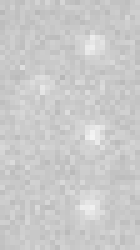
%> input picture spotDetector/testImage.tif, 28 x 50 px (shown 5 times larger)
$ octave spotDetectorDemo.m   (GNU Octave 9; MATLAB toolbox functions it lacks are replaced by stand-ins)
%> lines starting %> are read from the running program, lines starting %| are printed output that depends on the picture; in (x1, y1, x2, y2) boxes, pixels count from 0 and x2, y2 are one past the last pixel; in counts of white or black regions, pixels touching at a corner belong together; the program's own positions count from 1
### spotDetector/spotDetector.m
% [frameInfo imgDenoised] = spotDetector(img, S, dthreshold, postProcLevel)
%
% Performs detection of local intensity clusters through a combination of
% multiscale products and denoising by iterative filtering from
% significant coefficients:
% Olivo-Marin, "Extraction of spots in biological images using multiscale products," Pattern Recoginition 35, pp. 1989-1996, 2002.
% Starck et al., "Image Processing and Data Analysis," Section 2.3.4, p. 73
%
% INPUTS:   img             : input image (2D array). Dataype must be
%                             double precision.
%           {S}             : postprocessing level.
%           {dthreshold}    : minimum allowed distance of secondary maxima in large clusters
%           {postProcLevel} : morphological post processing level for mask
%
%
% Parts of this function are based on code by Henry Jaqaman.
% Francois Aguet, March 2010
% Portions of this code were adapted by Matthew Jemielita to make it more
% appropriate for the detection of fluorescent bacteria.

function varargout = spotDetector(img, S, dthreshold, postProcLevel)

if nargin<2
    S = 4;
end
if nargin<3
    dthreshold = 5;
end
if nargin<4
    postProcLevel = 1;
end

maxI = max(img(:));
minI = min(img(:));
[ny nx] = size(img);

%===================================================
% Iterative filtering from significant coefficients
%===================================================
imgDenoised = significantCoefficientDenoising(img, S);

res = img - imgDenoised; % residuals
sigma_res0 = std(res(:));

delta = 1;

%Keep on iterating algorithm until the difference in the result is below
%some threshold (0.002 is probably an arbitrary choice)
n = 1;

frameInfo = 0;

%Ignore all iterations and output the first pass-it's pretty good!
resDenoised = significantCoefficientDenoising(res, S);
imgDenoised = imgDenoised + resDenoised; % add significant residuals

if(nargout==1)
   varargout{1} = imgDenoised;
   return
end


% %The code above is the only thing that uses the paper Olivo-Marin, Pattern
% %Recognition, 2002.
%
% %===================================================
% % Multiscale product of wavelet coefficients
% %===================================================
% % The support of the objects is given by the multiscale product in the wavelet domain.
% frameInfo = 0;
%
% return;

W = awt(imgDenoised, S);
imgMSP = abs(prod(W(:,:,1:S),3));

%===================================================
% Binary mask
%===================================================
% Establish thresholds

%The value of 9 here probably corresponds to the expected pixel range for
%diffraction limited spots...would potentially want to adapt this for
%picking out larger spots.
[imAvg imStd] = localAvgStd2D(imgDenoised, 55);

mask = zeros(ny,nx);
%In the second argument, why no reference to the std of imgDenoised? Is it
%because values away from the std. have already been cut off by the
%iterative procedure used?
mask((imgDenoised >= imAvg+0.5*imStd) & (imgDenoised.*imgMSP >= mean(imgDenoised(:)))) = 1;

% Morphological postprocessing
mask = bwmorph(mask, 'clean'); % remove isolated pixels
mask = bwmorph(mask, 'fill'); % fill isolated holes
mask = bwmorph(mask, 'thicken');
mask = bwmorph(mask, 'spur'); % remove single pixels 8-attached to clusters
mask = bwmorph(mask, 'spur');
mask = bwmorph(mask, 'clean');

mask = bwareaopen(mask, 70);

if(nargout==2)
   varargout{1} = imgDenoised;
   varargout{2} = mask;
end

return


if postProcLevel >= 1
    mask = bwmorph(mask, 'erode');
    if postProcLevel == 2
        mask = bwmorph(mask, 'spur');
    end
    mask = bwmorph(mask, 'clean');
    mask = bwmorph(mask, 'thicken');
end

% rescale denoised image
imgDenoised = (imgDenoised-min(imgDenoised(:))) * (maxI-minI) / (max(imgDenoised(:))-min(imgDenoised(:)));

imgDenoised = mask.*imgDenoised;


localMax = locmax2d(imgDenoised, [9 9]);

%===================================================
% Process connected components
%===================================================
[labels, nComp] = bwlabel(mask, 8);

area = zeros(nComp, 1);
totalInt = zeros(nComp, 1);
nMaxima = zeros(nComp, 1);
xmax = zeros(nComp, 1);
ymax = zeros(nComp, 1);
xcom = zeros(nComp, 1);
ycom = zeros(nComp, 1);
labelVect = zeros(nComp, 1);

xmax2 = cell(nComp, 1);
ymax2 = cell(nComp, 1);
area2 = cell(nComp, 1);
totalInt2 = cell(nComp, 1);
labelVect2 = cell(nComp, 1);

% Compute area and center of mass for each component
stats = regionprops(labels, imgDenoised, 'Area', 'WeightedCentroid', 'PixelIdxList');

% component labels of local maxima
maxLabels = labels .* (labels & localMax>0);
maxCoords(1:nComp) = struct('PixelIdxList', []);
mc = regionprops(maxLabels, 'PixelIdxList');
maxCoords(1:length(mc)) = deal(mc);


for n = 1:nComp
    %[yi,xi] = find(labels == n); % coordinates of nth component
    [yi,xi] = ind2sub([ny nx], stats(n).PixelIdxList);
    [ym,xm] = ind2sub([ny nx], maxCoords(n).PixelIdxList);
    area(n) = stats(n).Area;
    com = stats(n).WeightedCentroid;
    xcom(n) = com(1);
    ycom(n) = com(2);

    values = imgDenoised(stats(n).PixelIdxList);
    totalInt(n) = sum(values);

    nMaxima(n) = length(xm);
    if nMaxima(n)==1
        xmax(n) = xm;
        ymax(n) = ym;
        nMaxima(n) = 1;
        labelVect(n) = labels(ym,xm);
    elseif nMaxima(n)==0 % no maximum was detected for this cluster
        maxValueIdx = find(values == max(values));
        xmax(n) = xi(maxValueIdx(1));
        ymax(n) = yi(maxValueIdx(1));
        nMaxima(n) = 1;
        labelVect(n) = labels(ymax(n), xmax(n));
    else % resolve multiple maxima cases
        maxValues = localMax(sub2ind(size(localMax), ym, xm)); % highest local max
        maxIdx = find(maxValues == max(maxValues));
        xmax(n) = xm(maxIdx(1));
        ymax(n) = ym(maxIdx(1));
        labelVect(n) = labels(ymax(n), xmax(n));

        % remove highest max from list
        xm(maxIdx(1)) = [];
        ym(maxIdx(1)) = [];

        % compute distance of secondary maxima to primary
        dist2max = sqrt((xmax(n)-xm).^2 + (ymax(n)-ym).^2);
        dist2com = sqrt((xcom(n)-xm).^2 + (ycom(n)-ym).^2);
        mindist = min(dist2max,dist2com);

        % retain secondary maxima where mindist > threshold
        idx2 = find(mindist >  1);
        if ~isempty(idx2)
            xmax2{n} = xm(idx2);
            ymax2{n} = ym(idx2);
            nSecMax = length(idx2);
            nMaxima(n) = nSecMax+1;

            % split area
            area2{n} = area(n)*ones(nSecMax,1)/nMaxima(n);
            area(n) = area(n)/nMaxima(n);
            labelVect2{n} = labels(sub2ind(size(labels), ymax2{n}, xmax2{n}));

            %intensity values
            totalInt2{n} = totalInt(n)*ones(nSecMax,1)/nMaxima(n);
            totalInt(n) = totalInt(n)/nMaxima(n);
        end
    end
end

xmax2 =  vertcat(xmax2{:});
ymax2 = vertcat(ymax2{:});
totalInt2 = vertcat(totalInt2{:});
area2 = vertcat(area2{:});
labelVect2 = vertcat(labelVect2{:});

% assign results to output structure
frameInfo.xmax = [xmax; xmax2(:)];
frameInfo.ymax = [ymax; ymax2(:)];
frameInfo.xcom = [xcom; xmax2(:)];
frameInfo.ycom = [ycom; ymax2(:)];
frameInfo.totalInt = [totalInt; totalInt2(:)];
frameInfo.area = [area; area2(:)];

frameInfo.nMaxima = nMaxima; % maxima per component
frameInfo.labels = [labelVect; labelVect2(:)];
frameInfo.nComp = nComp;

frameInfo.maxI = maxI;
frameInfo.minI = minI;


% prepare fields for tracker
nObj = length(frameInfo.xmax);
frameInfo.amp = zeros(nObj,2);
frameInfo.xCoord = zeros(nObj,2);
frameInfo.yCoord = zeros(nObj,2);

frameInfo.amp(:,1) = frameInfo.totalInt;
frameInfo.xCoord(:,1) = frameInfo.xcom;
frameInfo.yCoord(:,1) = frameInfo.ycom;

frameInfo.path = [];
frameInfo.maskPath = [];

end


%=======================
% Subfunctions
%=======================
function result = significantCoefficientDenoising(img, S)

mask = zeros(size(img));
result = zeros(size(img));
W = awt(img, S);
for s = 1:S
    tmp = W(:,:,s);
    mask(abs(tmp) >= 3*nanstd(tmp(:))) = 1;
    result = result + tmp.*mask;

end

end

### spotDetector/awt.m
function W = awt(I, varargin)
% W = AWT(I) computes the A Trou Wavelet Transform of image I.
% A description of the algorithm can be found in:
% J.-L. Starck, F. Murtagh, A. Bijaoui, "Image Processing and Data
% Analysis: The Multiscale Approach", Cambridge Press, Cambridge, 2000.
%
% W = AWT(I, nBands) computes the A Trou Wavelet decomposition of the
% image I up to nBands scale (inclusive). The default value is nBands =
% ceil(max(log2(N), log2(M))), where [N M] = size(I).
%
% Output:
% W contains the wavelet coefficients, an array of size N x M x nBands+1.
% The coefficients are organized as follows:
% W(:, :, 1:nBands) corresponds to the wavelet coefficients (also called
% detail images) at scale k = 1...nBands
% W(:, :, nBands+1) corresponds to the last approximation image A_K.
%
% You can use awtDisplay(W) to display the wavelet coefficients.
%
% Sylvain Berlemont, 2009

[N, M] = size(I);

K = ceil(max(log2(N), log2(M)));

nBands = K;

if nargin > 1 && ~isempty(varargin{1})
    nBands = varargin{1};

    if nBands < 1 || nBands > K
        error('invalid range for nBands parameter.');
    end
end

if(nargin==3)
   W = varargin{2};
else
    W = zeros(N, M, nBands + 1);
end


I = double(I);


lastA = I;
 for k = 1:nBands
    newA = convolve(lastA, k);
    W(:, :, k) = lastA - newA;
    lastA = newA;

end

W(:, :, nBands + 1) = lastA;

end

function I = convolve(I, k)

%Fill in filter
h = zeros(2^(k+1) +1,1);
h(1 + 2^k) = 6;
h(1) = 1;
h(end) = 1;
h(1+ 2^(k-1)) = 4;
h(end -2^(k-1)) = 4;
h = 0.0625*h;

%hGPU = gpuArray(h);
%hGPUtrans = gpuArray(h');
%h = gpuArray(h);

I = imfilter(I, h, 'replicate');
I = imfilter(I, h', 'replicate');


end

### spotDetector/localAvgStd2D.m
% Computes the local average and standard deviation within a square window of side 'w'.

% Francois Aguet
% Last modified on 10/14/2010

function [avg sigma] = localAvgStd2D(image, w)

if mod(w+1, 2)
    error('The window length w should be an odd integer.');
end;

b = (w-1)/2;
image = padarray(image, [b b], 'replicate');

h = ones(1,w);
E = conv2(h/w, h, image, 'valid');
E2 = conv2(h, h, image.^2, 'valid');

sigma = E2 - E.^2;
sigma(sigma<0) = 0;
sigma = sqrt(sigma/(w*w - 1));
avg = E/w;

### spotDetector/spotDetectorDemo.m
img = double(imread('testImage.tif'));
%> img: size 50x28 double; min 183, max 243, mean 201.9; mean of the top-left, top-right, bottom-left and bottom-right quarters 200.8, 201.6, 200.9, 204.2
[detectionResults, detectionMask] = spotDetector(img);
%> in spotDetector, `maxI = max(img(:));`: maxI = 243
%> in spotDetector, `minI = min(img(:));`: minI = 183
%> in awt, `nBands = varargin{1};`: nBands = 4
%> the loop in awt, `for k = 1:nBands` made 4 passes
%> h in convolve on passes 1 to 2: [0.0625; 0.25; 0.375; 0.25; 0.0625], [0.0625; 0; 0.25; 0; 0.375; 0; 0.25; 0; 0.0625]
%> after the loop in significantCoefficientDenoising, `for s = 1:S`:
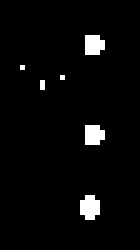
%> mask: size 50x28 double (shown 5 times larger); values 0 (black) and 1 (white), 3.4% white in thin lines or dots, all inside (x1, y1, x2, y2) = (4, 7, 21, 44)
%> in spotDetector, `imgDenoised = significantCoefficientDenoising(img, S);`:
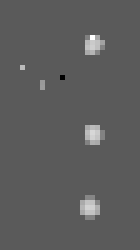
%> imgDenoised: size 50x28 double (shown 5 times larger); min -18.9, max 34.32, mean 0.6; drawn with min black and max white
%> in spotDetector, `sigma_res0 = std(res(:));`: sigma_res0 = 6.59
%> call 2 of significantCoefficientDenoising, with S = 4
%> the loop in awt (call 2), `for k = 1:nBands` made 4 passes
%> after the loop in significantCoefficientDenoising (call 2), `for s = 1:S`:
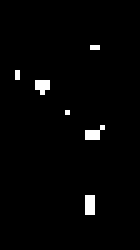
%> mask: size 50x28 double (shown 5 times larger); values 0 (black) and 1 (white), 1.9% white in thin lines or dots, all inside (x1, y1, x2, y2) = (3, 9, 21, 43)
%> the loop in awt (call 3), `for k = 1:nBands` made 4 passes
%> pass 1, in convolve (call 9), `I = imfilter(I, h', 'replicate');`:
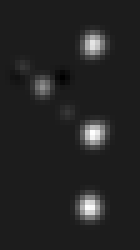
%> I: size 50x28 double (shown 5 times larger); min -2.66, max 21.23, mean 0.7; drawn with min black and max white
%> in localAvgStd2D, `image = padarray(image, [b b], 'replicate');`:
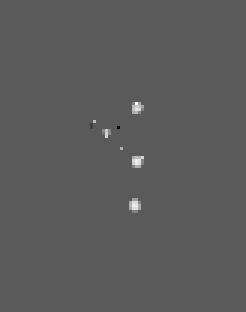
%> image: size 104x82 double (shown 3 times larger); min -18.9, max 34.32, mean 0.1; drawn with min black and max white
%> in spotDetector, `[imAvg imStd] = localAvgStd2D(imgDenoised, 55);`:
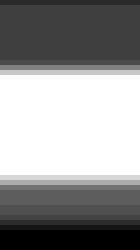
%> imStd: size 50x28 double (shown 5 times larger); min 2.17, max 2.75, mean 2.5; drawn with min black and max white
%> in spotDetector, `mask = bwmorph(mask, 'clean');`: mask: size 50x28 logical; 3.7% white in thin lines or dots, all inside (x1, y1, x2, y2) = (7, 7, 21, 44)
%> in spotDetector, `mask = bwmorph(mask, 'thicken');`:
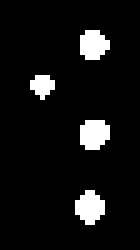
%> mask: size 50x28 logical (shown 5 times larger); 7.5% white; 4 white regions (1 under 20 px), largest, box (x1, y1, x2, y2) and area: (16, 24, 22, 30) 30, (15, 38, 21, 45) 30, (16, 6, 22, 12) 28
%> in spotDetector, `mask = bwareaopen(mask, 70);`: mask: size 50x28 logical; every value is 0

figure;
subplot(1,2,1); imagesc(frame); colormap(gray(256)); axis image; title('Input');
%> (this line was passed over: frame is not available in this run)
subplot(1,2,2); imagesc(detectionMask); axis image; title('Detection');
